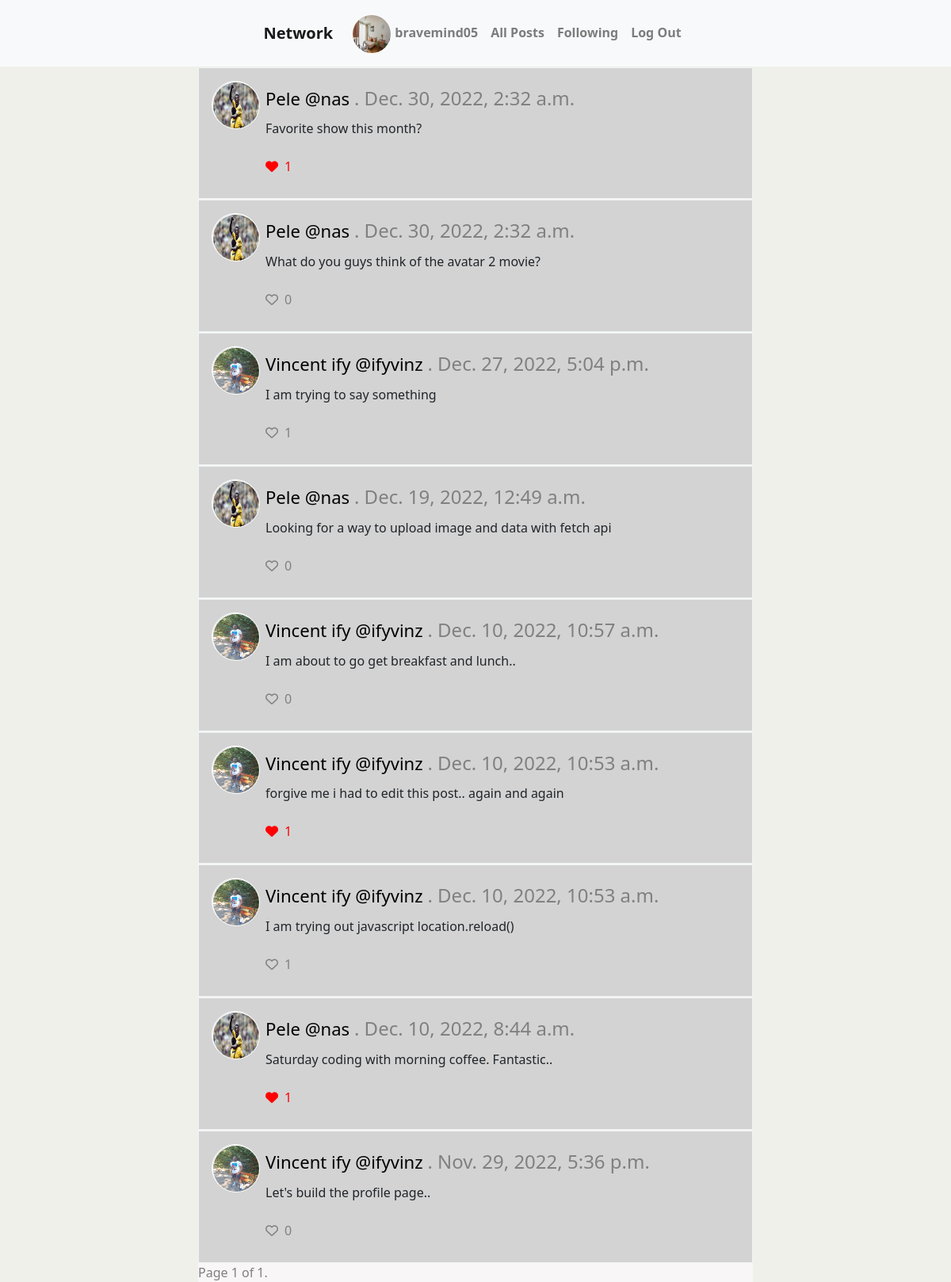
The app's page /networks/following (signed in) with its own data.
### network/models.py (models this page shows, shortened)
class User(AbstractUser):
    pass
    joined_date = models.DateTimeField(auto_now_add=True)

class Profile(models.Model):
    user = models.ForeignKey(User, on_delete=models.CASCADE, related_name= "profile")
    name = models.CharField(max_length=100, blank=True, null=True)
    about = models.TextField(blank=True, null=True)
    country = models.CharField(max_length=100, blank=True, null=True)
    photo = models.ImageField(blank=True, null=True, upload_to='images/')

class Post(models.Model):
    author = models.ForeignKey(User, on_delete=models.CASCADE, related_name= "posts")
    body = models.CharField(max_length=160)
    timestamp = models.DateTimeField(auto_now_add=True)
    likes = models.ManyToManyField(User, related_name="likes")
    class Meta:
        ordering = ['-timestamp']

### network/views.py (the view)
# urls.py: path("networks/following", views.following, name="following"),
@login_required
def following(request):
    user = User.objects.get(username = request.user)
    print(f"user.joined_date: {user.joined_date} ")
    connected = user.follow_by.all()
    postsList = []
    for person in connected:
        postsList += person.follows.posts.all()
    posts = sorted(postsList, key=lambda post: post.timestamp, reverse=True)
    content =  pagination(request, posts)
    return render(request, "network/following.html", {
        "posts": content
    })

### network/views.py (called while the page is built)
def pagination(request, posts):
    page_number = int(request.GET.get("page") or 1)
    paginator = Paginator(posts, 10)
    try:
        page_obj = paginator.page(page_number)
    except PageNotAnInteger:
        page_obj = paginator.page(1)
    except EmptyPage:
        page_obj = paginator.page(paginator.num_pages)
    return page_obj

### network/templates/network/following.html (shortened to what this page needs)
{% extends "network/layout.html" %}
{% load static %}
{% block body %}
   <div class ="container">
    <div id="all-posts-div">
        {% for post in posts %}
            <div class="each-post">
                <div class="user-image">
                  {% if post.author.profile.get.photo %}
                     <img src="{{post.author.profile.get.photo.url}}" alt="post author picture" height="50" width="50" class="user-photo">
                  {% else %}
                     <i class="fas fa-user-tie fa-3x"></i>
                  {% endif %}
                </div>
                <div class="post-content">
                   <div id="post-author">
                      <h4><span><a  id="author-link" href="{% url 'profilePage' post.author%}"> {{post.author.profile.get.name}} @{{post.author}} </a> . {{post.timestamp}}</span></h4>
                   </div>
                   <div id="post-body-edit">
                      <p id="post-body">{{post.body}}
                      </p>
                   </div>
                   <div id="post-likes">
                        {% if user.is_authenticated %}
                           {% if user in post.likes.all %}
                           <span class="like-span"><i class="fas fa-heart like-italic" data-id="{{post.id}}"></i><span class="added-likes">{{post.likes.count}}</span></span>
                           {% else %}
                              <span class="like-span"><i class="far fa-heart like-italic" data-id="{{post.id}}"></i><span class="unlike">{{post.likes.count}}</span></span>
                           {% endif %}
                        {% else %}
                            <span class="post-likes">
                                Likes(<strong>{{post.likes.count}}</strong>)
                            </span>
                       {% endif %}
                    </div>
                </div>
            </div>
        {% endfor %}
        <div class="pagination">
         <span class="page-item">
             <span class="current">
                 Page {{ posts.number }} of {{ posts.paginator.num_pages }}.
             </span>
         </span>
     </div>
    </div>
   </div>
{% endblock %}

### network/templates/network/layout.html (shortened to what this page needs)
{% load static %}
<!DOCTYPE html>
<html lang="en">
    <head>
        <link rel="stylesheet" href="https://stackpath.bootstrapcdn.com/bootstrap/4.4.1/css/bootstrap.min.css">
        <link href="{% static 'network/styles.css' %}" rel="stylesheet">
    </head>
    <body>
        <nav class="navbar navbar-expand-lg navbar-light bg-light" id="nav-barr" >
            <a class="navbar-brand" href="{% url 'index' %}">Network</a>
            <div>
              <ul class="navbar-nav mr-auto">
                {% if user.is_authenticated %}
                    <li class="nav-item">
                        <a class="nav-link" href="{% url 'profilePage' user.username %}"><strong>
                            {% if user.profile.get.photo %}
                                <img src="{{user.profile.get.photo.url}}" alt="profile picture"  class="main-user-photo">
                            {% else %}
                                <i class="fas fa-user-tie fa-2x"></i>
                            {% endif %}
                            {{ user.username }}</strong></a>
                    </li>
                {% endif %}
                <li class="nav-item">
                  <a class="nav-link" href="{% url 'index' %}">All Posts</a>
                </li>
                {% if user.is_authenticated %}
                    <li class="nav-item">
                        <a class="nav-link" href="{% url 'following' %}">Following</a>
                    </li>
                    <li class="nav-item">
                        <a class="nav-link" href="{% url 'logout' %}">Log Out</a>
                    </li>
                {% endif %}
              </ul>
            </div>
          </nav>
        <div class="body">
            {% block body %}
            {% endblock %}
        </div>
    </body>
</html>

### network/static/network/styles.css (style rules this page uses)
body { background-color: rgb(240, 240, 235); font-family: 'Segoe UI', Tahoma, Geneva, Verdana, sans-serif; }
#all-posts-div { width: 700px; margin: auto; }
.each-post { display: flex; height: auto; padding: 1rem; background-color: lightgray; border: 1px solid #eff3f4; margin-top:1px; }
.user-image { position: relative; width: 60px; height: 60px; border: 1px solid #fff; border-radius: 50%; text-align: center; }
.user-photo { position: relative; width: 60px; height: 60px; border: 1px solid #fff; border-radius: 50%; text-align: center; }
.main-user-photo { position: relative; width: 50px; height: 50px; border: 1px solid #fff; border-radius: 50%; text-align: center; }
.post-content { padding: 0.5rem; line-height: 2; }
span { font-weight: 100; color: grey; }
.fas.fa-heart { animation: animate-liked 0.5s ease-in; color: red; }
.added-likes { color: red; padding: 0.5rem; transition: all 0.5s ease-in; }
.unlike { padding: 0.5rem; }
#all-posts-div { background-color: rgb(248, 246, 246); }
.page-item { display: flex; }
#author-link { text-decoration: none; color: black; font-size: 0.92em; }
#nav-barr { line-height: 50px; font-weight: bold; display: flex; align-items: center; justify-content: center }

### records on screen
User: profile.get.photo (picture), username "bravemind05"
Post: author.profile.get.photo (picture), author.profile.get.name "Pele", author "nas", timestamp "Dec. 30, 2022, 2:32 a.m.", body "Favorite show this month?", likes.count "1"
Post: author.profile.get.photo (picture), author.profile.get.name "Pele", author "nas", timestamp "Dec. 30, 2022, 2:32 a.m.", body "What do you guys think of the avatar 2 movie?", likes.count "0"
Post: author.profile.get.photo (picture), author.profile.get.name "Vincent ify", author "ifyvinz", timestamp "Dec. 27, 2022, 5:04 p.m.", body "I am trying to say something", likes.count "1"
Post: author.profile.get.photo (picture), author.profile.get.name "Pele", author "nas", timestamp "Dec. 19, 2022, 12:49 a.m.", body "Looking for a way to upload image and data with fetch api", likes.count "0"
Post: author.profile.get.photo (picture), author.profile.get.name "Vincent ify", author "ifyvinz", timestamp "Dec. 10, 2022, 10:57 a.m.", body "I am about to go get breakfast and lunch..", likes.count "0"
Post: author.profile.get.photo (picture), author.profile.get.name "Vincent ify", author "ifyvinz", timestamp "Dec. 10, 2022, 10:53 a.m.", body "forgive me i had to edit this post.. again and again", likes.count "1"
Post: author.profile.get.photo (picture), author.profile.get.name "Vincent ify", author "ifyvinz", timestamp "Dec. 10, 2022, 10:53 a.m.", body "I am trying out javascript location.reload()", likes.count "1"
Post: author.profile.get.photo (picture), author.profile.get.name "Pele", author "nas", timestamp "Dec. 10, 2022, 8:44 a.m.", body "Saturday coding with morning coffee. Fantastic..", likes.count "1"
Post: author.profile.get.photo (picture), author.profile.get.name "Vincent ify", author "ifyvinz", timestamp "Nov. 29, 2022, 5:36 p.m.", body "Let's build the profile page..", likes.count "0"

### other values on screen
{{ posts.number }} "1"
{{ posts.paginator.num_pages }} "1"
